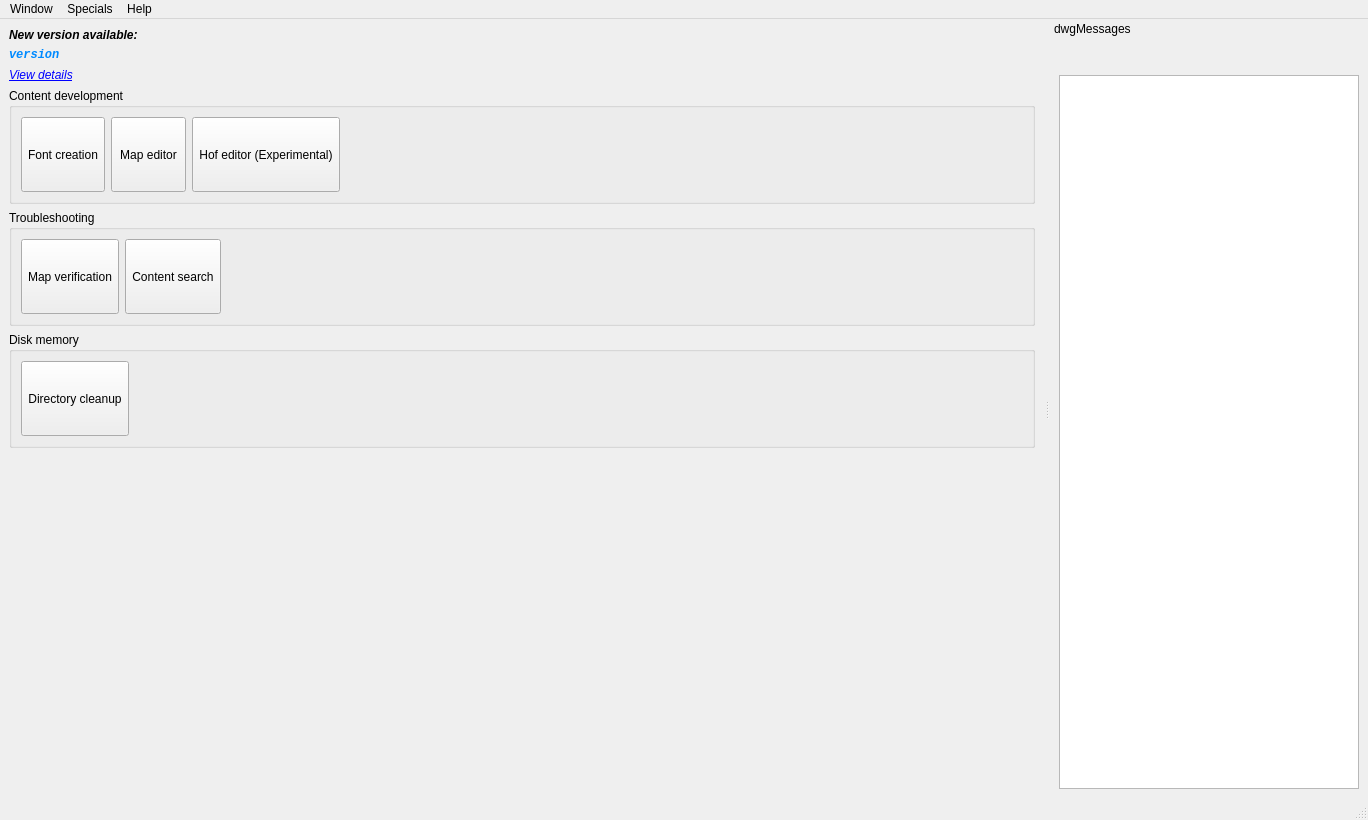
<?xml version="1.0" encoding="UTF-8"?>
<ui version="4.0">
 <class>wStart</class>
 <widget class="QMainWindow" name="wStart">
  <property name="windowModality">
   <enum>Qt::WindowModality::NonModal</enum>
  </property>
  <property name="geometry">
   <rect>
    <x>0</x>
    <y>0</y>
    <width>1368</width>
    <height>820</height>
   </rect>
  </property>
  <property name="sizePolicy">
   <sizepolicy hsizetype="Preferred" vsizetype="Preferred">
    <horstretch>0</horstretch>
    <verstretch>0</verstretch>
   </sizepolicy>
  </property>
  <property name="windowTitle">
   <string notr="true">Loading...</string>
  </property>
  <property name="windowIcon">
   <iconset resource="../../resources.qrc">
    <normaloff>:/rec/data/icons/logo.svg</normaloff>:/rec/data/icons/logo.svg</iconset>
  </property>
  <widget class="QWidget" name="centralwidget">
   <layout class="QVBoxLayout" name="verticalLayout">
    <item>
     <widget class="QLabel" name="lblUpdateInfo">
      <property name="font">
       <font>
        <italic>true</italic>
        <bold>true</bold>
       </font>
      </property>
      <property name="styleSheet">
       <string notr="true"/>
      </property>
      <property name="text">
       <string>New version available:</string>
      </property>
     </widget>
    </item>
    <item>
     <widget class="QLabel" name="lblUpdateVersion">
      <property name="font">
       <font>
        <family>Consolas</family>
        <italic>true</italic>
        <bold>true</bold>
       </font>
      </property>
      <property name="styleSheet">
       <string notr="true">color: #008AFF</string>
      </property>
      <property name="text">
       <string notr="true">version</string>
      </property>
     </widget>
    </item>
    <item>
     <widget class="QLabel" name="lblUpdate">
      <property name="font">
       <font>
        <italic>true</italic>
       </font>
      </property>
      <property name="styleSheet">
       <string notr="true"/>
      </property>
      <property name="text">
       <string>&lt;a href=&quot;exec&quot;&gt;View details&lt;/a&gt;</string>
      </property>
     </widget>
    </item>
    <item>
     <widget class="QGroupBox" name="gbxContentDevelopment">
      <property name="sizePolicy">
       <sizepolicy hsizetype="Preferred" vsizetype="Preferred">
        <horstretch>0</horstretch>
        <verstretch>0</verstretch>
       </sizepolicy>
      </property>
      <property name="toolTip">
       <string/>
      </property>
      <property name="title">
       <string>Content development</string>
      </property>
      <layout class="QHBoxLayout" name="horizontalLayout_2">
       <item>
        <widget class="QToolButton" name="tbnFonts">
         <property name="minimumSize">
          <size>
           <width>75</width>
           <height>75</height>
          </size>
         </property>
         <property name="baseSize">
          <size>
           <width>1</width>
           <height>1</height>
          </size>
         </property>
         <property name="autoFillBackground">
          <bool>false</bool>
         </property>
         <property name="text">
          <string>Font creation</string>
         </property>
         <property name="icon">
          <iconset resource="../../resources.qrc">
           <normaloff>:/rec/data/icons/wFonts.svg</normaloff>:/rec/data/icons/wFonts.svg</iconset>
         </property>
         <property name="iconSize">
          <size>
           <width>25</width>
           <height>25</height>
          </size>
         </property>
         <property name="checkable">
          <bool>false</bool>
         </property>
         <property name="popupMode">
          <enum>QToolButton::ToolButtonPopupMode::DelayedPopup</enum>
         </property>
         <property name="toolButtonStyle">
          <enum>Qt::ToolButtonStyle::ToolButtonTextUnderIcon</enum>
         </property>
         <property name="autoRaise">
          <bool>false</bool>
         </property>
        </widget>
       </item>
       <item>
        <widget class="QToolButton" name="tbnMaps">
         <property name="minimumSize">
          <size>
           <width>75</width>
           <height>75</height>
          </size>
         </property>
         <property name="baseSize">
          <size>
           <width>1</width>
           <height>1</height>
          </size>
         </property>
         <property name="autoFillBackground">
          <bool>false</bool>
         </property>
         <property name="text">
          <string>Map editor</string>
         </property>
         <property name="icon">
          <iconset resource="../../resources.qrc">
           <normaloff>:/rec/data/icons/wMaps.svg</normaloff>:/rec/data/icons/wMaps.svg</iconset>
         </property>
         <property name="iconSize">
          <size>
           <width>25</width>
           <height>25</height>
          </size>
         </property>
         <property name="checkable">
          <bool>false</bool>
         </property>
         <property name="popupMode">
          <enum>QToolButton::ToolButtonPopupMode::DelayedPopup</enum>
         </property>
         <property name="toolButtonStyle">
          <enum>Qt::ToolButtonStyle::ToolButtonTextUnderIcon</enum>
         </property>
         <property name="autoRaise">
          <bool>false</bool>
         </property>
        </widget>
       </item>
       <item>
        <widget class="QToolButton" name="tbnHofEditor">
         <property name="minimumSize">
          <size>
           <width>75</width>
           <height>75</height>
          </size>
         </property>
         <property name="baseSize">
          <size>
           <width>1</width>
           <height>1</height>
          </size>
         </property>
         <property name="autoFillBackground">
          <bool>false</bool>
         </property>
         <property name="text">
          <string>Hof editor (Experimental)</string>
         </property>
         <property name="icon">
          <iconset resource="../../resources.qrc">
           <normaloff>:/rec/data/icons/wMaps.svg</normaloff>:/rec/data/icons/wMaps.svg</iconset>
         </property>
         <property name="iconSize">
          <size>
           <width>25</width>
           <height>25</height>
          </size>
         </property>
         <property name="checkable">
          <bool>false</bool>
         </property>
         <property name="popupMode">
          <enum>QToolButton::ToolButtonPopupMode::DelayedPopup</enum>
         </property>
         <property name="toolButtonStyle">
          <enum>Qt::ToolButtonStyle::ToolButtonTextUnderIcon</enum>
         </property>
         <property name="autoRaise">
          <bool>false</bool>
         </property>
        </widget>
       </item>
       <item>
        <spacer name="horizontalSpacer_2">
         <property name="orientation">
          <enum>Qt::Orientation::Horizontal</enum>
         </property>
         <property name="sizeHint" stdset="0">
          <size>
           <width>40</width>
           <height>20</height>
          </size>
         </property>
        </spacer>
       </item>
      </layout>
     </widget>
    </item>
    <item>
     <widget class="QGroupBox" name="gbxTroubleshooting">
      <property name="sizePolicy">
       <sizepolicy hsizetype="Preferred" vsizetype="Preferred">
        <horstretch>0</horstretch>
        <verstretch>0</verstretch>
       </sizepolicy>
      </property>
      <property name="toolTip">
       <string/>
      </property>
      <property name="title">
       <string>Troubleshooting</string>
      </property>
      <layout class="QHBoxLayout" name="horizontalLayout_3">
       <item>
        <widget class="QToolButton" name="tbnMapVerification">
         <property name="minimumSize">
          <size>
           <width>75</width>
           <height>75</height>
          </size>
         </property>
         <property name="baseSize">
          <size>
           <width>1</width>
           <height>1</height>
          </size>
         </property>
         <property name="autoFillBackground">
          <bool>false</bool>
         </property>
         <property name="text">
          <string>Map verification</string>
         </property>
         <property name="icon">
          <iconset resource="../../resources.qrc">
           <normaloff>:/rec/data/icons/wVerifyMap.svg</normaloff>:/rec/data/icons/wVerifyMap.svg</iconset>
         </property>
         <property name="iconSize">
          <size>
           <width>25</width>
           <height>25</height>
          </size>
         </property>
         <property name="checkable">
          <bool>false</bool>
         </property>
         <property name="popupMode">
          <enum>QToolButton::ToolButtonPopupMode::DelayedPopup</enum>
         </property>
         <property name="toolButtonStyle">
          <enum>Qt::ToolButtonStyle::ToolButtonTextUnderIcon</enum>
         </property>
         <property name="autoRaise">
          <bool>false</bool>
         </property>
        </widget>
       </item>
       <item>
        <widget class="QToolButton" name="tbnContentSearch">
         <property name="minimumSize">
          <size>
           <width>75</width>
           <height>75</height>
          </size>
         </property>
         <property name="baseSize">
          <size>
           <width>1</width>
           <height>1</height>
          </size>
         </property>
         <property name="autoFillBackground">
          <bool>false</bool>
         </property>
         <property name="text">
          <string>Content search</string>
         </property>
         <property name="icon">
          <iconset resource="../../resources.qrc">
           <normaloff>:/rec/data/icons/wContentSearch.svg</normaloff>:/rec/data/icons/wContentSearch.svg</iconset>
         </property>
         <property name="iconSize">
          <size>
           <width>25</width>
           <height>25</height>
          </size>
         </property>
         <property name="checkable">
          <bool>false</bool>
         </property>
         <property name="popupMode">
          <enum>QToolButton::ToolButtonPopupMode::DelayedPopup</enum>
         </property>
         <property name="toolButtonStyle">
          <enum>Qt::ToolButtonStyle::ToolButtonTextUnderIcon</enum>
         </property>
         <property name="autoRaise">
          <bool>false</bool>
         </property>
        </widget>
       </item>
       <item>
        <spacer name="horizontalSpacer_3">
         <property name="orientation">
          <enum>Qt::Orientation::Horizontal</enum>
         </property>
         <property name="sizeHint" stdset="0">
          <size>
           <width>40</width>
           <height>20</height>
          </size>
         </property>
        </spacer>
       </item>
      </layout>
     </widget>
    </item>
    <item>
     <widget class="QGroupBox" name="gbxDiskMemory">
      <property name="sizePolicy">
       <sizepolicy hsizetype="Preferred" vsizetype="Preferred">
        <horstretch>0</horstretch>
        <verstretch>0</verstretch>
       </sizepolicy>
      </property>
      <property name="toolTip">
       <string/>
      </property>
      <property name="title">
       <string>Disk memory</string>
      </property>
      <layout class="QHBoxLayout" name="horizontalLayout_4">
       <item>
        <widget class="QToolButton" name="tbnCleanup">
         <property name="minimumSize">
          <size>
           <width>75</width>
           <height>75</height>
          </size>
         </property>
         <property name="baseSize">
          <size>
           <width>1</width>
           <height>1</height>
          </size>
         </property>
         <property name="autoFillBackground">
          <bool>false</bool>
         </property>
         <property name="text">
          <string>Directory cleanup</string>
         </property>
         <property name="icon">
          <iconset resource="../../resources.qrc">
           <normaloff>:/rec/data/icons/wCleanup.svg</normaloff>:/rec/data/icons/wCleanup.svg</iconset>
         </property>
         <property name="iconSize">
          <size>
           <width>25</width>
           <height>25</height>
          </size>
         </property>
         <property name="checkable">
          <bool>false</bool>
         </property>
         <property name="popupMode">
          <enum>QToolButton::ToolButtonPopupMode::DelayedPopup</enum>
         </property>
         <property name="toolButtonStyle">
          <enum>Qt::ToolButtonStyle::ToolButtonTextUnderIcon</enum>
         </property>
         <property name="autoRaise">
          <bool>false</bool>
         </property>
        </widget>
       </item>
       <item>
        <spacer name="horizontalSpacer_4">
         <property name="orientation">
          <enum>Qt::Orientation::Horizontal</enum>
         </property>
         <property name="sizeHint" stdset="0">
          <size>
           <width>40</width>
           <height>20</height>
          </size>
         </property>
        </spacer>
       </item>
      </layout>
     </widget>
    </item>
    <item>
     <spacer name="verticalSpacer_2">
      <property name="orientation">
       <enum>Qt::Orientation::Vertical</enum>
      </property>
      <property name="sizeHint" stdset="0">
       <size>
        <width>506</width>
        <height>13</height>
       </size>
      </property>
     </spacer>
    </item>
    <item>
     <layout class="QHBoxLayout" name="horizontalLayout_6">
      <item>
       <layout class="QVBoxLayout" name="vlaFacts"/>
      </item>
      <item>
       <widget class="QLabel" name="lblSeasonIcon">
        <property name="maximumSize">
         <size>
          <width>75</width>
          <height>75</height>
         </size>
        </property>
        <property name="text">
         <string/>
        </property>
        <property name="scaledContents">
         <bool>true</bool>
        </property>
        <property name="alignment">
         <set>Qt::AlignmentFlag::AlignLeading|Qt::AlignmentFlag::AlignLeft|Qt::AlignmentFlag::AlignVCenter</set>
        </property>
       </widget>
      </item>
     </layout>
    </item>
   </layout>
  </widget>
  <widget class="QStatusBar" name="statusbar"/>
  <widget class="QDockWidget" name="dwgMessages">
   <property name="sizePolicy">
    <sizepolicy hsizetype="Preferred" vsizetype="Preferred">
     <horstretch>0</horstretch>
     <verstretch>0</verstretch>
    </sizepolicy>
   </property>
   <property name="floating">
    <bool>false</bool>
   </property>
   <property name="features">
    <set>QDockWidget::DockWidgetFeature::NoDockWidgetFeatures</set>
   </property>
   <property name="allowedAreas">
    <set>Qt::DockWidgetArea::RightDockWidgetArea</set>
   </property>
   <property name="windowTitle">
    <string notr="true">dwgMessages</string>
   </property>
   <attribute name="dockWidgetArea">
    <number>2</number>
   </attribute>
   <widget class="QWidget" name="dockWidgetContents">
    <layout class="QVBoxLayout" name="verticalLayout_10">
     <item>
      <layout class="QHBoxLayout" name="horizontalLayout">
       <item>
        <spacer name="horizontalSpacer">
         <property name="orientation">
          <enum>Qt::Orientation::Horizontal</enum>
         </property>
         <property name="sizeHint" stdset="0">
          <size>
           <width>40</width>
           <height>20</height>
          </size>
         </property>
        </spacer>
       </item>
       <item>
        <widget class="QPushButton" name="btnReloadMessages">
         <property name="sizePolicy">
          <sizepolicy hsizetype="Maximum" vsizetype="Fixed">
           <horstretch>0</horstretch>
           <verstretch>0</verstretch>
          </sizepolicy>
         </property>
         <property name="text">
          <string/>
         </property>
         <property name="icon">
          <iconset theme="view-refresh"/>
         </property>
         <property name="flat">
          <bool>true</bool>
         </property>
        </widget>
       </item>
      </layout>
     </item>
     <item>
      <widget class="QListWidget" name="lwgMessages">
       <property name="minimumSize">
        <size>
         <width>300</width>
         <height>0</height>
        </size>
       </property>
       <property name="editTriggers">
        <set>QAbstractItemView::EditTrigger::NoEditTriggers</set>
       </property>
       <property name="showDropIndicator" stdset="0">
        <bool>false</bool>
       </property>
       <property name="verticalScrollMode">
        <enum>QAbstractItemView::ScrollMode::ScrollPerPixel</enum>
       </property>
       <property name="horizontalScrollMode">
        <enum>QAbstractItemView::ScrollMode::ScrollPerPixel</enum>
       </property>
       <property name="isWrapping" stdset="0">
        <bool>false</bool>
       </property>
       <property name="resizeMode">
        <enum>QListView::ResizeMode::Adjust</enum>
       </property>
       <property name="spacing">
        <number>0</number>
       </property>
       <property name="itemAlignment">
        <set>Qt::AlignmentFlag::AlignLeading</set>
       </property>
      </widget>
     </item>
    </layout>
   </widget>
  </widget>
  <widget class="QMenuBar" name="menubar">
   <property name="geometry">
    <rect>
     <x>0</x>
     <y>0</y>
     <width>1368</width>
     <height>21</height>
    </rect>
   </property>
   <widget class="QMenu" name="menuFile">
    <property name="title">
     <string>Window</string>
    </property>
    <addaction name="actionRestart"/>
    <addaction name="separator"/>
    <addaction name="actionClose"/>
   </widget>
   <widget class="QMenu" name="menuSpecials">
    <property name="title">
     <string>Specials</string>
    </property>
    <addaction name="actionPreferences"/>
   </widget>
   <widget class="QMenu" name="menuInfo">
    <property name="title">
     <string>Help</string>
    </property>
    <widget class="QMenu" name="menuLicenses">
     <property name="title">
      <string>Licenses</string>
     </property>
     <property name="icon">
      <iconset theme="help-about"/>
     </property>
     <addaction name="actionAboutQt"/>
     <addaction name="actionDirectXTex"/>
    </widget>
    <addaction name="actionManual"/>
    <addaction name="actionSendFeedback"/>
    <addaction name="actionRoadmap"/>
    <addaction name="separator"/>
    <addaction name="actionReleaseNotes"/>
    <addaction name="actionCheckForUpdates"/>
    <addaction name="actionSourceCodeOnGitHub"/>
    <addaction name="separator"/>
    <addaction name="actionAbout"/>
    <addaction name="menuLicenses"/>
   </widget>
   <addaction name="menuFile"/>
   <addaction name="menuSpecials"/>
   <addaction name="menuInfo"/>
  </widget>
  <action name="actionClose">
   <property name="icon">
    <iconset theme="application-exit"/>
   </property>
   <property name="text">
    <string>Close</string>
   </property>
   <property name="shortcut">
    <string notr="true">Ctrl+Q</string>
   </property>
  </action>
  <action name="actionPreferences">
   <property name="icon">
    <iconset theme="document-properties"/>
   </property>
   <property name="text">
    <string>Preferences...</string>
   </property>
   <property name="toolTip">
    <string>Preferences</string>
   </property>
   <property name="shortcut">
    <string notr="true">Ctrl+E</string>
   </property>
  </action>
  <action name="actionAbout">
   <property name="icon">
    <iconset theme="dialog-information"/>
   </property>
   <property name="text">
    <string notr="true">about</string>
   </property>
   <property name="iconText">
    <string notr="true">About</string>
   </property>
   <property name="toolTip">
    <string notr="true">About</string>
   </property>
   <property name="shortcut">
    <string notr="true"/>
   </property>
  </action>
  <action name="actionSendFeedback">
   <property name="icon">
    <iconset theme="dialog-question"/>
   </property>
   <property name="text">
    <string>Help</string>
   </property>
   <property name="shortcut">
    <string notr="true">F1</string>
   </property>
  </action>
  <action name="actionReleaseNotes">
   <property name="icon">
    <iconset theme="format-justify-left"/>
   </property>
   <property name="text">
    <string>Release notes</string>
   </property>
   <property name="toolTip">
    <string>Release notes</string>
   </property>
  </action>
  <action name="actionManual">
   <property name="icon">
    <iconset theme="document-open"/>
   </property>
   <property name="text">
    <string>Manual</string>
   </property>
  </action>
  <action name="actionSourceCodeOnGitHub">
   <property name="icon">
    <iconset theme="insert-link"/>
   </property>
   <property name="text">
    <string>Source code on GitHub</string>
   </property>
  </action>
  <action name="actionRestart">
   <property name="icon">
    <iconset theme="view-refresh"/>
   </property>
   <property name="text">
    <string>Restart</string>
   </property>
  </action>
  <action name="actionCheckForUpdates">
   <property name="icon">
    <iconset theme="media-playlist-repeat"/>
   </property>
   <property name="text">
    <string>Check for updates...</string>
   </property>
   <property name="iconText">
    <string>Check for updates</string>
   </property>
   <property name="shortcut">
    <string notr="true">Ctrl+F</string>
   </property>
  </action>
  <action name="actionDashboard">
   <property name="enabled">
    <bool>true</bool>
   </property>
   <property name="icon">
    <iconset theme="computer"/>
   </property>
   <property name="text">
    <string notr="true">Dashboard...</string>
   </property>
   <property name="iconText">
    <string notr="true">Dashboard</string>
   </property>
   <property name="toolTip">
    <string notr="true">Dashboard</string>
   </property>
   <property name="shortcut">
    <string notr="true">Ctrl+D</string>
   </property>
  </action>
  <action name="actionApplicationCrashSimulation">
   <property name="icon">
    <iconset theme="dialog-error"/>
   </property>
   <property name="text">
    <string notr="true">Application crash simulation</string>
   </property>
   <property name="iconText">
    <string notr="true">Application crash simulation</string>
   </property>
   <property name="toolTip">
    <string notr="true">Application crash simulation</string>
   </property>
   <property name="shortcut">
    <string notr="true"/>
   </property>
  </action>
  <action name="actionRegEditor">
   <property name="icon">
    <iconset theme="computer"/>
   </property>
   <property name="text">
    <string notr="true">RegEditor...</string>
   </property>
   <property name="iconText">
    <string notr="true">RegEditor</string>
   </property>
   <property name="toolTip">
    <string notr="true">RegEditor</string>
   </property>
   <property name="shortcut">
    <string notr="true">Ctrl+R</string>
   </property>
  </action>
  <action name="actionDBPanelContentSearch">
   <property name="icon">
    <iconset theme="edit-find"/>
   </property>
   <property name="text">
    <string notr="true">Content search</string>
   </property>
   <property name="iconText">
    <string notr="true">Content search</string>
   </property>
   <property name="toolTip">
    <string notr="true">Content search</string>
   </property>
  </action>
  <action name="actionDBPanelWDTFbh">
   <property name="icon">
    <iconset resource="../../resources.qrc">
     <normaloff>:/rec/data/icons/webdisk-tools.png</normaloff>:/rec/data/icons/webdisk-tools.png</iconset>
   </property>
   <property name="text">
    <string notr="true">WebDisk-Tools: Filebase-Helper</string>
   </property>
   <property name="iconText">
    <string notr="true">WebDisk-Tools: Filebase-Helper</string>
   </property>
   <property name="toolTip">
    <string notr="true">WebDisk-Tools: Filebase-Helper</string>
   </property>
  </action>
  <action name="actionBugDoc">
   <property name="icon">
    <iconset theme="zoom-fit-best"/>
   </property>
   <property name="text">
    <string notr="true">BugDoc</string>
   </property>
   <property name="iconText">
    <string notr="true">BugDoc</string>
   </property>
   <property name="toolTip">
    <string notr="true">BugDoc</string>
   </property>
  </action>
  <action name="actionDBPanelKnownWords">
   <property name="icon">
    <iconset theme="format-text-bold"/>
   </property>
   <property name="text">
    <string notr="true">Known words</string>
   </property>
   <property name="iconText">
    <string notr="true">Known words</string>
   </property>
   <property name="toolTip">
    <string notr="true">Known words</string>
   </property>
   <property name="shortcut">
    <string notr="true"/>
   </property>
  </action>
  <action name="actionDirectXTex">
   <property name="text">
    <string notr="true">DirectXTex</string>
   </property>
   <property name="iconText">
    <string notr="true">DirectXTex</string>
   </property>
   <property name="toolTip">
    <string notr="true">DirectXTex</string>
   </property>
  </action>
  <action name="actionRoadmap">
   <property name="icon">
    <iconset theme="insert-link"/>
   </property>
   <property name="text">
    <string>Roadmap</string>
   </property>
  </action>
  <action name="actionAboutQt">
   <property name="icon">
    <iconset resource="../../resources.qrc">
     <normaloff>:/rec/data/icons/qt.svg</normaloff>:/rec/data/icons/qt.svg</iconset>
   </property>
   <property name="text">
    <string>About Qt...</string>
   </property>
  </action>
 </widget>
 <resources>
  <include location="../../resources.qrc"/>
 </resources>
 <connections/>
</ui>
